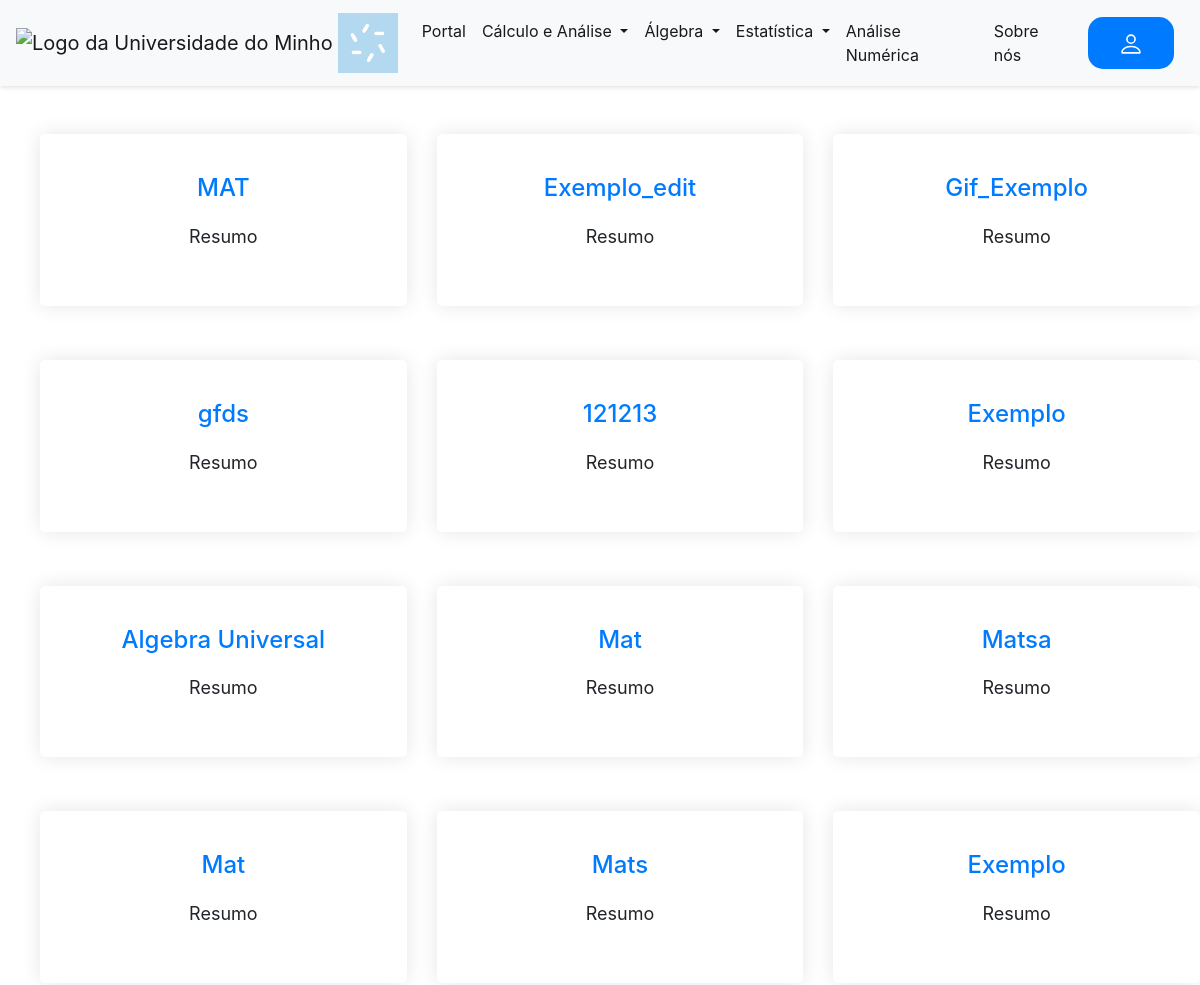
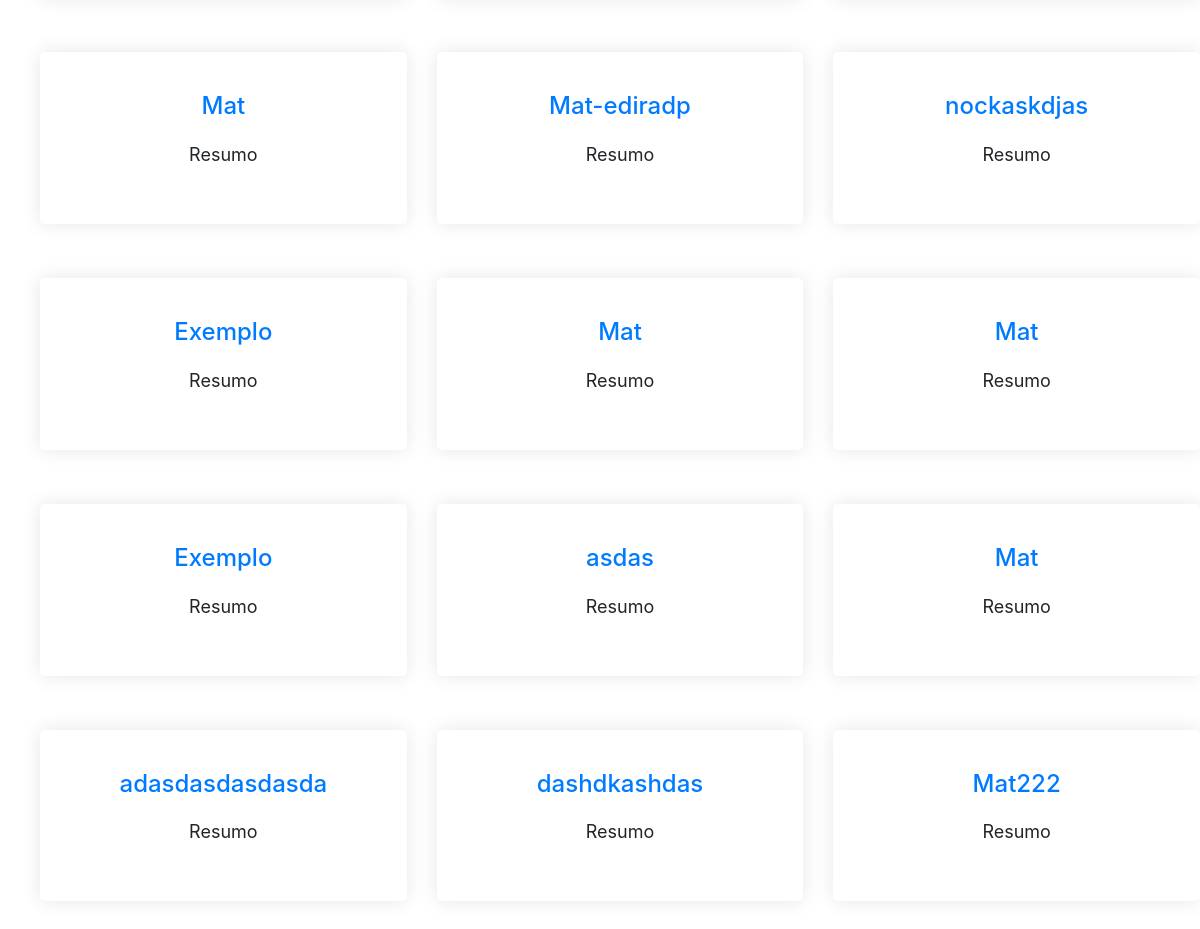
Before: /menu with the older database file (2 pictures, top to bottom).
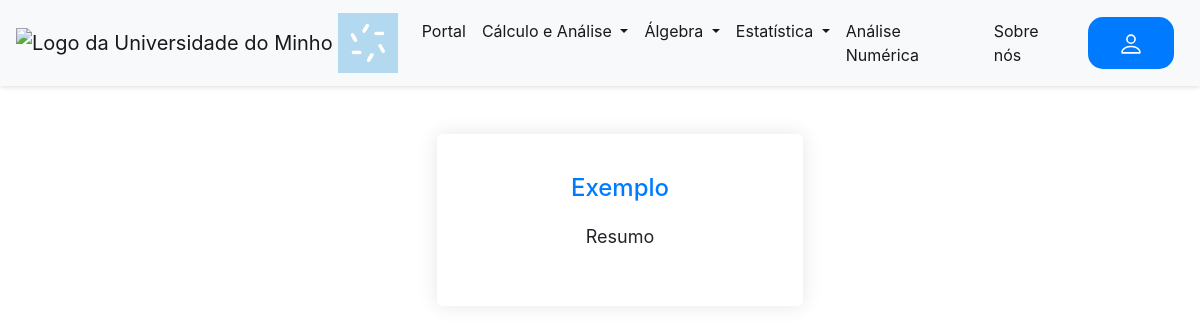
After: the same page with the newer database file.
### tables this page shows
CREATE TABLE posts
             (id INTEGER PRIMARY KEY AUTOINCREMENT,
              title TEXT,
              content TEXT,
              thumbnail_url TEXT,
              file_url TEXT,
              author TEXT,
              snapshots_1 TEXT,
              snapshots_2 TEXT,
              snapshots_3 TEXT,
              links TEXT,
              download TEXT,
              created_at TIMESTAMP DEFAULT CURRENT_TIMESTAMP);

### main.py (the view)
@app.route("/menu")
def menu():
    conn = sqlite3.connect("database.db")
    c = conn.cursor()
    c.execute("SELECT * FROM posts")
    posts = c.fetchall()
    conn.close()
    return render_template("menu.html", can_edit=False, posts=posts)

### templates/menu.html (shortened to what this page needs)
{% extends "base.html" %}
{% block content %}
<html>
<head>
</head>
<body>
  <div class="mt-5">
    <ul>
      {% for post in posts %}
        {% if loop.index0 % 3 == 0 %}
          <div class="row justify-content-center">
        {% endif %}
        <div class="col-lg-4 col-md-6 mb-4">
          <div class="feature-box">
            <h3><a href="/post/{{ post[0] }}">{{ post[1] }}</a></h3>
            <p>Resumo</p>
          </div>
        </div>
        {% if loop.index0 % 3 == 2 or loop.last %}
          </div>
        {% endif %}
      {% endfor %}
    </ul>
  </div>
</body>
</html>
{% endblock %}

### templates/base.html (shortened to what this page needs)
<!DOCTYPE html>
<html>
<head>
    <link rel="stylesheet" href="https://cdn.jsdelivr.net/npm/bootstrap@4.3.1/dist/css/bootstrap.min.css"
>
    <link rel="stylesheet" href="../static/style.css">
</head>
<body>
    <nav class="navbar navbar-expand-lg navbar-light bg-light">
        <a class="navbar-brand" href="/">
            <img src="../static/images/logo_uminho.png" width="60" height="60" alt="Logo da Universidade do Minho">
            <img src="../static/images/logo_ciencias.jpg" width="60" height="60" alt="Logo da Faculdade de Ciências">
        </a>
        <div class="collapse navbar-collapse" id="navbarSupportedContent">
            <ul class="navbar-nav mr-auto">
                <li class="nav-item active">
                    <a class="nav-link nav-link-main" href="/">Portal <span class="sr-only">(current)</span></a>
                </li>
                <li class="nav-item dropdown active">
                    <a class="nav-link dropdown-toggle nav-link-main" href="#" id="navbarDropdownMenuLink" role="button"
                        data-toggle="dropdown" aria-haspopup="true" aria-expanded="false">
                        Cálculo e Análise
                    </a>
                </li>
                <li class="nav-item dropdown active">
                    <a class="nav-link dropdown-toggle nav-link-main" href="#" id="navbarDropdownMenuLink" role="button"
                        data-toggle="dropdown" aria-haspopup="true" aria-expanded="false">
                        Álgebra
                    </a>
                </li>
                <li class="nav-item dropdown active">
                    <a class="nav-link dropdown-toggle nav-link-main" href="#" id="navbarDropdownMenuLink" role="button"
                        data-toggle="dropdown" aria-haspopup="true" aria-expanded="false">
                        Estatística
                    </a>
                </li>
                <li class="nav-item active">
                    <a class="nav-link nav-link-main" href="#">Análise Numérica</a>
                </li>
                <li class="nav-item active">
                    <a class="nav-link nav-link-main" href="/sabermais/">Sobre nós</a>
                </li>
            </ul>
            {% if 'email' not in session %}
            <a href="/login" class="btn btn-primary">
            </a>
            {% endif %}
        </div>
    </nav>
</body>
<body>
    <main>
        {% block content %}
        {% endblock%}
    </main>
</body>
</html>

### static/style.css (style rules this page uses)
.btn { display: inline-block; padding: 12px 30px; font-size: 18px; font-weight: 600; border-radius: 5px; text-align: center; margin: 0 10px; transition: all 0.3s ease; }
.btn-primary { background-color: #007bff; color: #fff; border: none; }
.btn { border-radius: 15px; }
.feature-box { background-color: #fff; border-radius: 5px; padding: 40px 30px; text-align: center; margin-bottom: 30px; box-shadow: 0 0 20px rgba(0, 0, 0, 0.1); }
.feature-box h3 { font-size: 24px; margin-bottom: 20px; }
.feature-box p { font-size: 18px; line-height: 1.5; }
.navbar { box-shadow: 0 2px 4px rgba(0, 0, 0, 0.1); }

Changed rows visible on the page:
removed posts: title "MAT"
removed posts: title "Exemplo_edit"
removed posts: title "Gif_Exemplo"
removed posts: title "gfds"
removed posts: title "121213"
removed posts: title "Algebra Universal"
removed posts: title "Mat"
removed posts: title "Matsa"
removed posts: title "Mat"
removed posts: title "Mats"
removed posts: title "Exemplo"
removed posts: title "Mat"
removed posts: title "Mat-ediradp"
removed posts: title "nockaskdjas"
removed posts: title "Exemplo"
removed posts: title "Mat"
removed posts: title "Mat"
removed posts: title "Exemplo"
removed posts: title "asdas"
removed posts: title "Mat"
removed posts: title "adasdasdasdasda"
removed posts: title "dashdkashdas"
removed posts: title "Mat222"
